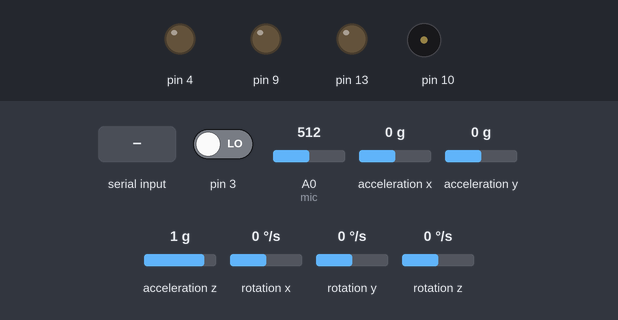
Bench run of a sketch on a simulated Arduino Uno, built with avr-gcc and run on an emulated ATmega328P. On the bench: output pins drawn as LEDs (lit = HIGH), buzzer (waves = sounding). Wiring (inferred from the names in the program): MPU-9250 motion sensor at I2C address 0x68. The inputs (shaded band) are chosen by the test bench; at power-on: pin 3 LOW, A0 (mic) = 512, acceleration x 0 g, acceleration y 0 g, acceleration z 1 g, rotation x 0 °/s, rotation y 0 °/s, rotation z 0 °/s. What the sketch prints to the serial monitor is not drawn.

Above: at 1.2 s.
1.3 s: "1" received over Serial
At 1.7 s:
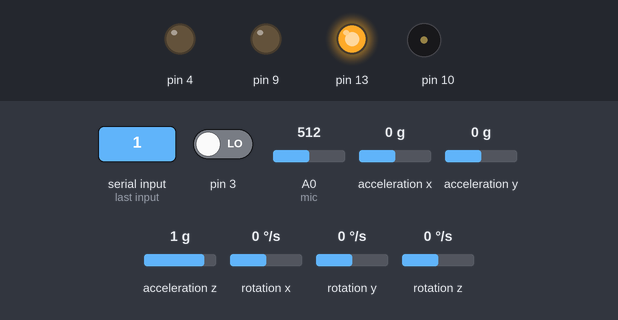
2.8 s: "3" received over Serial
At 4.0 s:
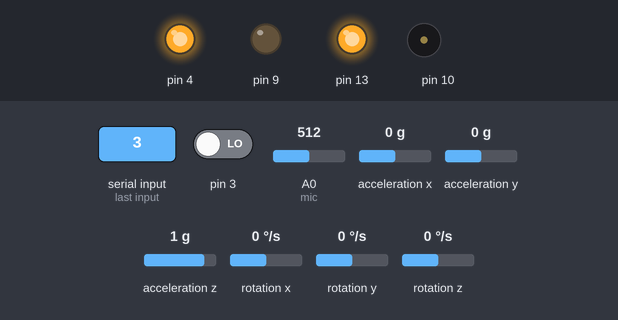
4.3 s: "0" received over Serial
At 4.8 s:
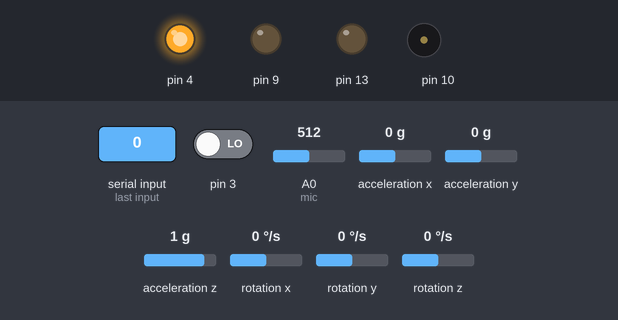
5.8 s: "8" received over Serial
At 6.6 s:
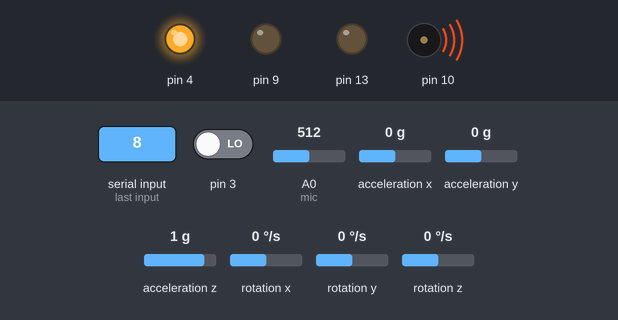
8.3 s: "7" received over Serial
At 9.2 s:
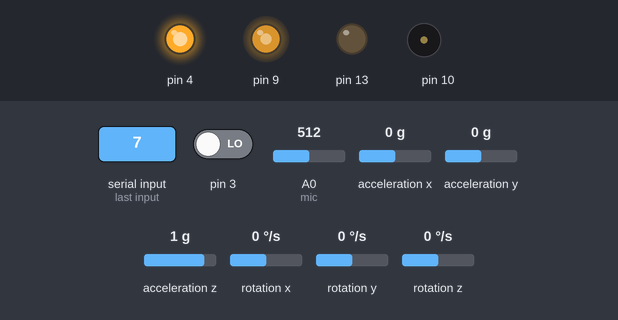
Timing chart, 0 to 11.3 s (numbered marks = the images above; inputs shaded):
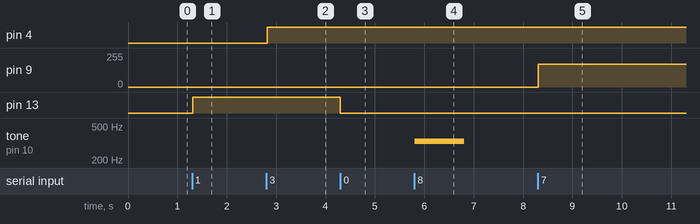

The sketch:

multi_sensors_v2.ino
```cpp
#include "Wire.h"
#include "I2Cdev.h"
#include "MPU9250.h"

MPU9250 accelgyro;
I2Cdev   I2C_M;

int mic = A0;
const int sampleTime = 3;
int micOut = 0;
int led = 0;
int touch = 0;

void getAccel_Data(void);
uint8_t buffer_m[6];

int16_t ax, ay, az;
int16_t gx, gy, gz;

float Axyz[3];
float Gxyz[3];

#define sample_num_mdate  5000

void setup()
{
    pinMode(3,INPUT);
    pinMode(4,OUTPUT);
    pinMode(5,OUTPUT);
    pinMode(13,OUTPUT);
    pinMode(9,OUTPUT);
    digitalWrite(4,led);
    digitalWrite(5,led);
    digitalWrite(13,led);
    Wire.begin();
    Serial.begin(250000);                        // 통신속도 250000 bps
    accelgyro.initialize();
}

bool data_send = true;

void loop()
{
  if (data_send)
  {
    requested();
    delay(10);
  }
}

void requested() {
  getAccel_Data();
  micOut = findPTPAmp();
  touch = digitalRead(3);
  Serial.print(abs(micOut));
  Serial.print(" ");
  Serial.print(touch);
  Serial.print(" ");
  Serial.print(Axyz[0]);
  Serial.print(" ");
  Serial.print(Axyz[1]);
  Serial.print(" ");
  Serial.print(Axyz[2]);
  Serial.print(" ");
  Serial.print(Gxyz[0]);
  Serial.print(" ");
  Serial.print(Gxyz[1]);
  Serial.print(" ");
  Serial.println(Gxyz[2]);
}

void serialEvent() {
  while (Serial.available())
  {
    char readData = (char)Serial.read();
    if (readData == '0')      digitalWrite(13, LOW);
    else if (readData == '1') digitalWrite(13, HIGH);
    else if (readData == '2') digitalWrite(4, LOW);
    else if (readData == '3') digitalWrite(4, HIGH);
    else if (readData == '4') digitalWrite(5, LOW);
    else if (readData == '5') digitalWrite(5, HIGH);
    else if (readData == '6') analogWrite(9, 0);
    else if (readData == '7') analogWrite(9, 170);
    else if (readData == '8') tone(10, 330, 1000);
    else if (readData == '9') noTone(10);
    else if (readData == 'r') data_send = true;
    else if (readData == 's') data_send = false;
  }
}

// Find the Peak-to-Peak Amplitude Function
int findPTPAmp(){
// Time variables to find the peak-to-peak amplitude
   unsigned long startTime= millis();  // Start of sample window
   unsigned int PTPAmp = 0;

// Signal variables to find the peak-to-peak amplitude
   unsigned int maxAmp = 0;
   unsigned int minAmp = 1023;

// Find the max and min of the mic output within the 50 ms timeframe
   while(millis() - startTime < sampleTime)
   {
      micOut = analogRead(mic);
      if( micOut < 1023) //prevent erroneous readings
      {
        if (micOut > maxAmp)
        {
          maxAmp = micOut; //save only the max reading
        }
        else if (micOut < minAmp)
        {
          minAmp = micOut; //save only the min reading
        }
      }
   }

  PTPAmp = abs(maxAmp - minAmp); // (max amp) - (min amp) = peak-to-peak amplitude
  double micOut_Volts = (PTPAmp * 3.3) / 1024; // Convert ADC into voltage

  //Uncomment this line for help debugging (be sure to also comment out the VUMeter function)
  //Serial.println(PTPAmp);

  //Return the PTP amplitude to use in the soundLevel function.
  // You can also return the micOut_Volts if you prefer to use the voltage level.
  return PTPAmp;
}

void getAccel_Data(void)
{
    accelgyro.getMotion6(&ax, &ay, &az, &gx, &gy, &gz);
    Axyz[0] = (double) - ax / 16384;
    Axyz[1] = (double) - ay / 16384;
    Axyz[2] = (double) - az / 16384;
    Gxyz[0] = (double) gx * 250 / 32768;
    Gxyz[1] = (double) gy * 250 / 32768;
    Gxyz[2] = (double) gz * 250 / 32768;
}
```

Source omitted: MPU9250.cpp (126974 bytes), MPU9250.h (42815 bytes)

Measured:
- after the input at 1.3 s, pin 13: LOW → HIGH at once
- after the input at 2.8 s, pin 4: LOW → HIGH at once
- after the input at 4.3 s, pin 13: HIGH → LOW at once
- after the input at 5.8 s, tone on pin 10: silent → 330 Hz at once, → silent 1.0 s later
- after the input at 8.3 s, pin 9: 0/255 → 170/255 at once
